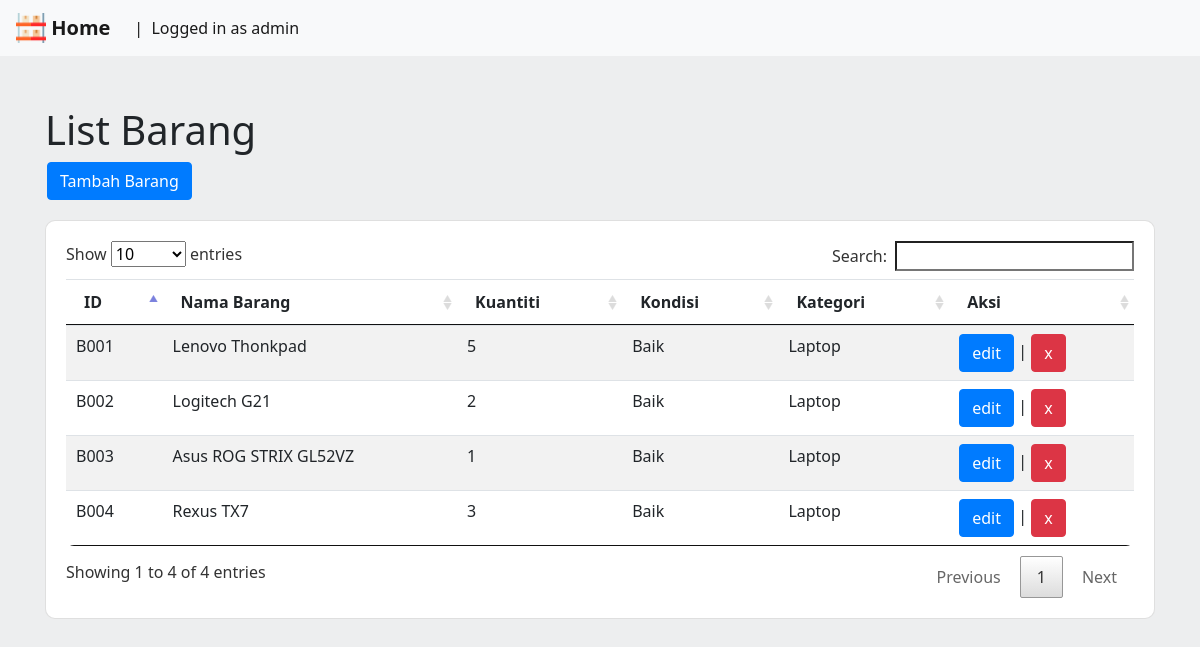
Screenshot of /user/admin/view/index.barang.php (signed in) with the database file from the repository.
### tables this page shows
CREATE TABLE `barang` (
  `id_kategori` varchar(4) NOT NULL,
  `id` varchar(10) NOT NULL,
  `nama` varchar(50) NOT NULL,
  `qty` int(5) NOT NULL,
  `kondisi` varchar(7) NOT NULL
);

### user/admin/class/barang.php (called while the page is built, shortened)
<?php
class barang{
    public $connect;
    public function __construct(){
        require_once("../../../config/admindb.php");
        $this->connect = new adminDb();
    }
    public function readBar(){
        try{
            $sql = "SELECT * FROM vBarang";
            $arg = $this->connect->db->prepare($sql);
            $arg->execute();
            return $arg;
        }
        catch(PDOexception $e){
            return false;
        }
    }
}

### config/admindb.php (called while the page is built, shortened)
<?php
class adminDb{
    private $host = "localhost";
    private $user = "root";
    private $pass = "";
    private $dbName   = "inv";
    function __construct(){
        try{
            $this->db = new PDO("mysql:host={$this->host};
                                 dbname={$this->dbName}",
                                 $this->user,
                                 $this->pass);
        }
        catch(PDOexception $exception){
                echo("Error at Connecting to Database, err code : ".$exception->getMessage());
                die();
        }
    }
}
?>

### user/admin/view/index.barang.php (the view, shortened to what this page needs)
<?php
    require('../class/barang.php');
    $lib = new Barang();
    $data = $lib->readBar();
?>
<!DOCTYPE html>
<html lang="en">
<head>
    <link rel="stylesheet" href="../../../asset//css/select2.min.css">
    <link rel="stylesheet" href="../../../asset/css/bootstrap.min.css">
    <link rel="stylesheet" href="../../../asset/css/jquery.dataTables.css">
    <link rel="stylesheet" href="../../../asset/css/dataTables.bootstrap.css">
</head>
<body>
<nav class="navbar navbar-expand-lg navbar-light bg-light">
  <a href="../../../view/indexpetugas.php" class="navbar-brand"><img src="../../../asset/img/storage.png" width="30" height="30" class="d-inline-block align-top" alt=""><b> Home</b></a>
  <div class="collapse navbar-collapse" id="navbarNavDropdown">
    <ul class="navbar-nav">
      <li class="nav-item active nav-inline">
        <a class="nav-link" >|  &nbsp;Logged in as <?=$_SESSION['level']?></a>
      </li>
    </ul>
  </div>
</nav>
<div class="container">
    <h1>List Barang</h1>
    <div class="buton">
    <button class="btn btn-primary" id="bukabel">Tambah Barang</button>
    </div>
                        <?php
                            require('../class/kategori.php');
                        ?>
    <div class="card">
    <table class="table-striped table datat">
    <thead class="orange">
        <tr>
            <th>ID</th>
            <th>Nama Barang</th>
            <th>Kuantiti</th>
            <th>Kondisi</th>
            <th>Kategori</th>
            <th>Aksi</th>
        </tr>
    </thead>
        <?php
            foreach($data as $Bar){
        ?>
        <tr>
            <td><?php echo $Bar['id']; ?></td>
            <td><?php echo $Bar['nama']; ?></td>
            <td><?php
                if($Bar['qty']<=0){
                ?>
                <h10 class="habis">Kosong</h10>
                <?php
                }else{
                    echo $Bar['qty'];
                }
                ?></td>
            <td><?php echo $Bar['kondisi']; ?></td>
            <td><?php echo $Bar['kategori']; ?></td>
            <td>
            <a class="btn btn-primary"  href="edit.barang.php?id=<?=$Bar['id']?>">
                edit</a> |
            <a href="?id=<?php echo $Bar['id'] ?>" class="btn btn-danger" >x</a>
            </td>
        </tr>
            <?php
            }
            ?>
    </table>
    </div>
</body>
</html>

### user/admin/view/index.barang.php (style rules this page uses)
body { font-family: Segoe UI; margin:0px; background-color:#edeeef; margin-bottom:50px; }
.table { background-color: white; border-radius: 8px; }
.container { margin-top: 50px; }
.card { padding: 20px; border-radius: 10px; margin-top:20px; }
.buton { margin-left:2px; margin-bottom:20px; }

### rows the page displays
barang: id "B001", nama "Lenovo Thonkpad", qty "5", kondisi "Baik", kategori "Laptop"
barang: id "B002", nama "Logitech G21", qty "2", kondisi "Baik", kategori "Laptop"
barang: id "B003", nama "Asus ROG STRIX GL52VZ", qty "1", kondisi "Baik", kategori "Laptop"
barang: id "B004", nama "Rexus TX7", qty "3", kondisi "Baik", kategori "Laptop"

### other values shown
$_SESSION['level'] "admin"
